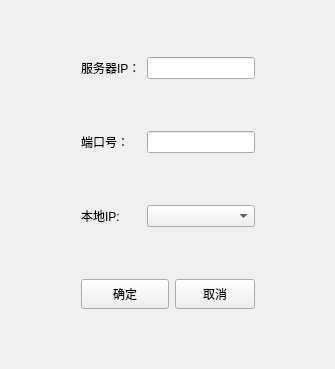
<?xml version="1.0" encoding="UTF-8"?>
<ui version="4.0">
 <class>Setting</class>
 <widget class="QWidget" name="Setting">
  <property name="geometry">
   <rect>
    <x>0</x>
    <y>0</y>
    <width>335</width>
    <height>369</height>
   </rect>
  </property>
  <property name="windowTitle">
   <string>Form</string>
  </property>
  <layout class="QGridLayout" name="gridLayout">
   <item row="0" column="1">
    <widget class="QLabel" name="label">
     <property name="text">
      <string>服务器IP：</string>
     </property>
    </widget>
   </item>
   <item row="2" column="2" colspan="2">
    <widget class="QComboBox" name="m_localhost"/>
   </item>
   <item row="3" column="3">
    <widget class="QPushButton" name="m_no">
     <property name="maximumSize">
      <size>
       <width>90</width>
       <height>30</height>
      </size>
     </property>
     <property name="text">
      <string>取消</string>
     </property>
    </widget>
   </item>
   <item row="2" column="1">
    <widget class="QLabel" name="label_3">
     <property name="text">
      <string>本地IP:</string>
     </property>
    </widget>
   </item>
   <item row="1" column="1">
    <widget class="QLabel" name="label_2">
     <property name="text">
      <string>端口号：</string>
     </property>
    </widget>
   </item>
   <item row="1" column="0">
    <spacer name="horizontalSpacer">
     <property name="orientation">
      <enum>Qt::Horizontal</enum>
     </property>
     <property name="sizeHint" stdset="0">
      <size>
       <width>40</width>
       <height>20</height>
      </size>
     </property>
    </spacer>
   </item>
   <item row="0" column="2" colspan="2">
    <widget class="QLineEdit" name="m_server"/>
   </item>
   <item row="1" column="2" colspan="2">
    <widget class="QLineEdit" name="m_port"/>
   </item>
   <item row="3" column="1" colspan="2">
    <widget class="QPushButton" name="m_yes">
     <property name="maximumSize">
      <size>
       <width>90</width>
       <height>30</height>
      </size>
     </property>
     <property name="text">
      <string>确定</string>
     </property>
    </widget>
   </item>
   <item row="1" column="4">
    <spacer name="horizontalSpacer_2">
     <property name="orientation">
      <enum>Qt::Horizontal</enum>
     </property>
     <property name="sizeHint" stdset="0">
      <size>
       <width>40</width>
       <height>20</height>
      </size>
     </property>
    </spacer>
   </item>
  </layout>
 </widget>
 <resources/>
 <connections/>
</ui>
